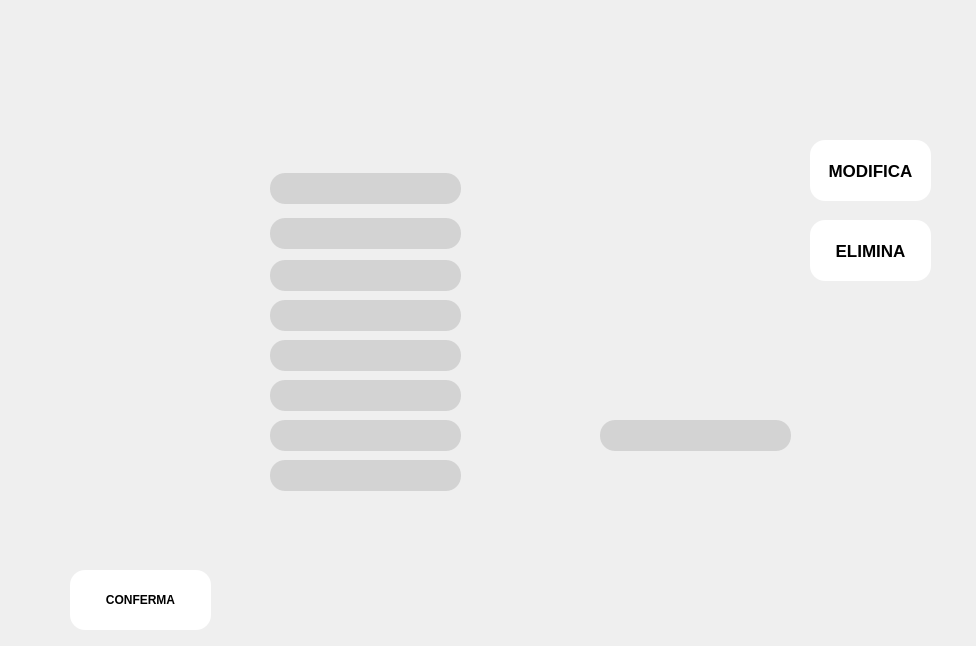
<?xml version="1.0" encoding="UTF-8"?>
<ui version="4.0">
 <class>Form</class>
 <widget class="QWidget" name="Form">
  <property name="geometry">
   <rect>
    <x>0</x>
    <y>0</y>
    <width>976</width>
    <height>646</height>
   </rect>
  </property>
  <property name="minimumSize">
   <size>
    <width>976</width>
    <height>646</height>
   </size>
  </property>
  <property name="maximumSize">
   <size>
    <width>976</width>
    <height>646</height>
   </size>
  </property>
  <property name="windowTitle">
   <string>Vista Nutrizionista</string>
  </property>
  <widget class="QLabel" name="background">
   <property name="geometry">
    <rect>
     <x>0</x>
     <y>0</y>
     <width>976</width>
     <height>646</height>
    </rect>
   </property>
   <property name="text">
    <string/>
   </property>
   <property name="pixmap">
    <pixmap>VisualizzaNutrizionista.png</pixmap>
   </property>
  </widget>
  <widget class="QPushButton" name="button_modifica">
   <property name="geometry">
    <rect>
     <x>810</x>
     <y>140</y>
     <width>121</width>
     <height>61</height>
    </rect>
   </property>
   <property name="font">
    <font>
     <family>Arial</family>
     <pointsize>13</pointsize>
     <bold>true</bold>
    </font>
   </property>
   <property name="styleSheet">
    <string notr="true">background-color:white;
color:black;
border-radius: 15px;
</string>
   </property>
   <property name="text">
    <string>MODIFICA</string>
   </property>
  </widget>
  <widget class="QPushButton" name="button_elimina">
   <property name="geometry">
    <rect>
     <x>810</x>
     <y>220</y>
     <width>121</width>
     <height>61</height>
    </rect>
   </property>
   <property name="font">
    <font>
     <family>Arial</family>
     <pointsize>13</pointsize>
     <bold>true</bold>
    </font>
   </property>
   <property name="styleSheet">
    <string notr="true">background-color:white;
color:black;
border-radius: 15px;
</string>
   </property>
   <property name="text">
    <string>ELIMINA</string>
   </property>
  </widget>
  <widget class="QPushButton" name="button_conferma">
   <property name="geometry">
    <rect>
     <x>70</x>
     <y>570</y>
     <width>141</width>
     <height>60</height>
    </rect>
   </property>
   <property name="font">
    <font>
     <family>Arial</family>
     <bold>true</bold>
    </font>
   </property>
   <property name="styleSheet">
    <string notr="true">background-color:white;
color:black;
border-radius: 15px;
</string>
   </property>
   <property name="text">
    <string>CONFERMA</string>
   </property>
  </widget>
  <widget class="QLineEdit" name="nome">
   <property name="geometry">
    <rect>
     <x>270</x>
     <y>173</y>
     <width>191</width>
     <height>31</height>
    </rect>
   </property>
   <property name="font">
    <font>
     <family>Arial</family>
     <pointsize>12</pointsize>
    </font>
   </property>
   <property name="styleSheet">
    <string notr="true">background-color:lightgrey;
color:black;
border-radius: 15px;
</string>
   </property>
   <property name="readOnly">
    <bool>true</bool>
   </property>
  </widget>
  <widget class="QLineEdit" name="cognome">
   <property name="geometry">
    <rect>
     <x>270</x>
     <y>218</y>
     <width>191</width>
     <height>31</height>
    </rect>
   </property>
   <property name="font">
    <font>
     <family>Arial</family>
     <pointsize>12</pointsize>
    </font>
   </property>
   <property name="styleSheet">
    <string notr="true">background-color:lightgrey;
color:black;
border-radius: 15px;
</string>
   </property>
   <property name="readOnly">
    <bool>true</bool>
   </property>
  </widget>
  <widget class="QLineEdit" name="codiceFiscale">
   <property name="geometry">
    <rect>
     <x>270</x>
     <y>260</y>
     <width>191</width>
     <height>31</height>
    </rect>
   </property>
   <property name="font">
    <font>
     <family>Arial</family>
     <pointsize>12</pointsize>
     <bold>false</bold>
    </font>
   </property>
   <property name="styleSheet">
    <string notr="true">background-color:lightgrey;
color:black;
border-radius: 15px;
</string>
   </property>
   <property name="readOnly">
    <bool>true</bool>
   </property>
  </widget>
  <widget class="QLineEdit" name="id">
   <property name="geometry">
    <rect>
     <x>270</x>
     <y>300</y>
     <width>191</width>
     <height>31</height>
    </rect>
   </property>
   <property name="font">
    <font>
     <family>Arial</family>
     <pointsize>12</pointsize>
    </font>
   </property>
   <property name="styleSheet">
    <string notr="true">background-color:lightgrey;
color:black;
border-radius: 15px;
</string>
   </property>
   <property name="readOnly">
    <bool>true</bool>
   </property>
  </widget>
  <widget class="QLineEdit" name="dataDiNascita">
   <property name="geometry">
    <rect>
     <x>270</x>
     <y>340</y>
     <width>191</width>
     <height>31</height>
    </rect>
   </property>
   <property name="font">
    <font>
     <family>Arial</family>
     <pointsize>12</pointsize>
     <bold>false</bold>
    </font>
   </property>
   <property name="styleSheet">
    <string notr="true">background-color:lightgrey;
color:black;
border-radius: 15px;
</string>
   </property>
   <property name="readOnly">
    <bool>true</bool>
   </property>
  </widget>
  <widget class="QLineEdit" name="eta">
   <property name="geometry">
    <rect>
     <x>270</x>
     <y>380</y>
     <width>191</width>
     <height>31</height>
    </rect>
   </property>
   <property name="font">
    <font>
     <family>Arial</family>
     <pointsize>12</pointsize>
     <bold>false</bold>
    </font>
   </property>
   <property name="styleSheet">
    <string notr="true">background-color:lightgrey;
color:black;
border-radius: 15px;
</string>
   </property>
   <property name="readOnly">
    <bool>true</bool>
   </property>
  </widget>
  <widget class="QLineEdit" name="telefono">
   <property name="geometry">
    <rect>
     <x>270</x>
     <y>420</y>
     <width>191</width>
     <height>31</height>
    </rect>
   </property>
   <property name="font">
    <font>
     <family>Arial</family>
     <pointsize>12</pointsize>
    </font>
   </property>
   <property name="styleSheet">
    <string notr="true">background-color:lightgrey;
color:black;
border-radius: 15px;
</string>
   </property>
   <property name="readOnly">
    <bool>true</bool>
   </property>
  </widget>
  <widget class="QLineEdit" name="email">
   <property name="geometry">
    <rect>
     <x>270</x>
     <y>460</y>
     <width>191</width>
     <height>31</height>
    </rect>
   </property>
   <property name="font">
    <font>
     <family>Arial</family>
     <pointsize>12</pointsize>
    </font>
   </property>
   <property name="styleSheet">
    <string notr="true">background-color:lightgrey;
color:black;
border-radius: 15px;
</string>
   </property>
   <property name="readOnly">
    <bool>true</bool>
   </property>
  </widget>
  <widget class="QLineEdit" name="licenza">
   <property name="geometry">
    <rect>
     <x>600</x>
     <y>420</y>
     <width>191</width>
     <height>31</height>
    </rect>
   </property>
   <property name="font">
    <font>
     <family>Arial</family>
     <pointsize>12</pointsize>
    </font>
   </property>
   <property name="styleSheet">
    <string notr="true">background-color:lightgrey;
color:black;
border-radius: 15px;
</string>
   </property>
   <property name="dragEnabled">
    <bool>false</bool>
   </property>
   <property name="readOnly">
    <bool>true</bool>
   </property>
  </widget>
 </widget>
 <resources>
  <include location="VisualizzaNutrizionista.qrc"/>
 </resources>
 <connections/>
</ui>
